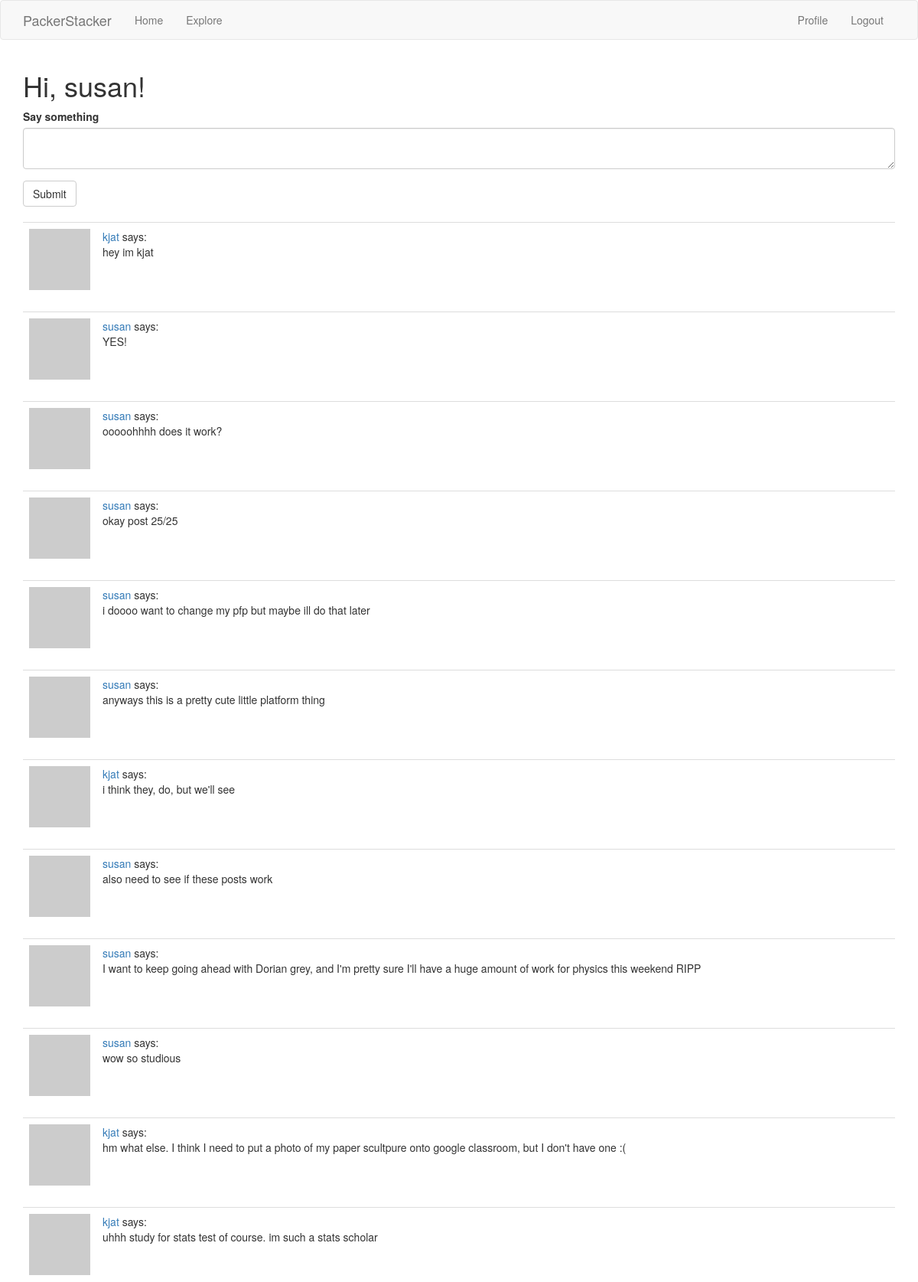
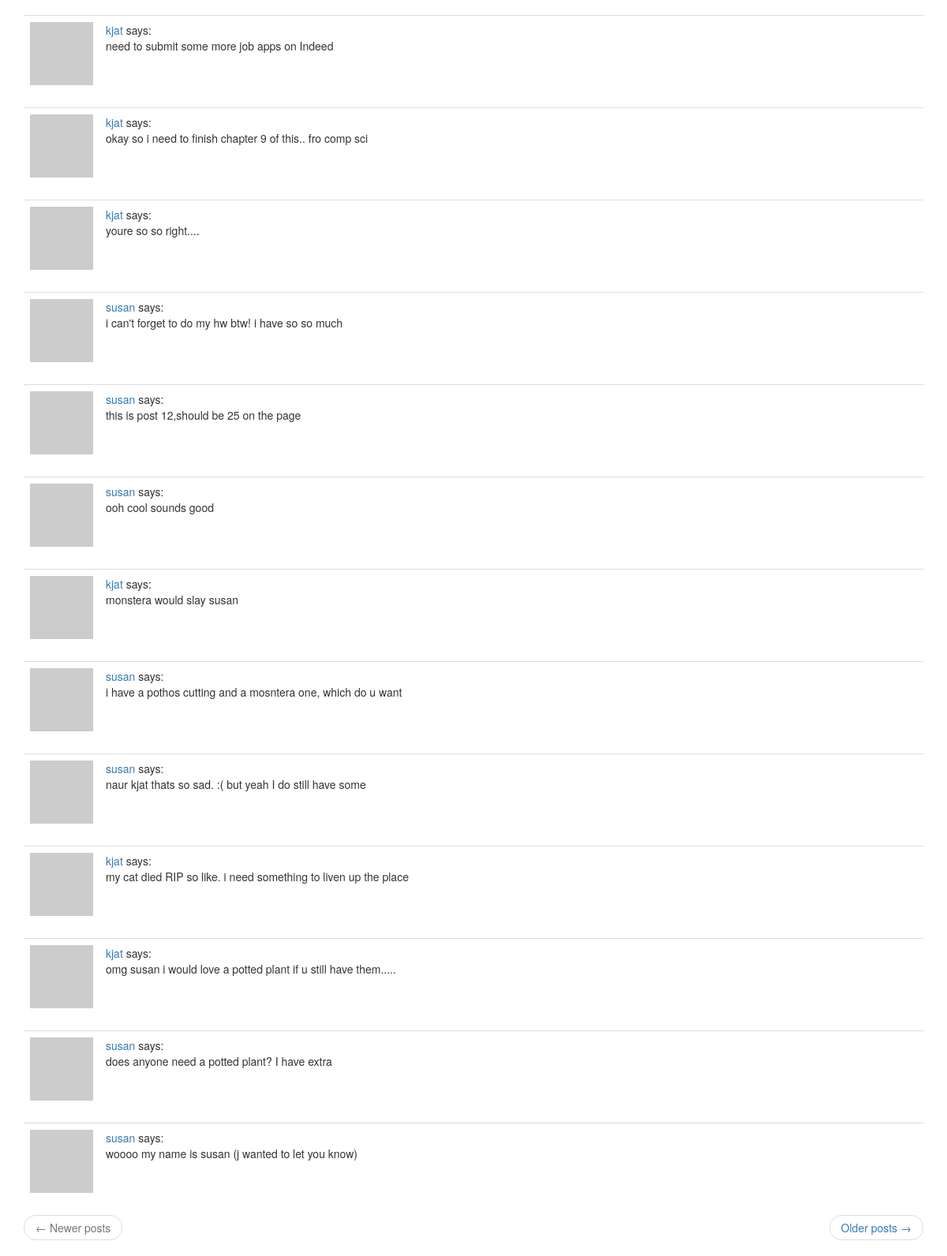
The app's page /index (signed in) with its own data (2 pictures, top to bottom).
### app/models.py (models this page shows, shortened)
class User(UserMixin, db.Model):
    id = db.Column(db.Integer, primary_key=True)
    username = db.Column(db.String(64), index=True, unique=True)
    email = db.Column(db.String(120), index=True, unique=True)
    password_hash = db.Column(db.String(128))
    posts = db.relationship('Post', backref='author', lazy='dynamic')
    about_me = db.Column(db.String(140))
    last_seen = db.Column(db.DateTime, default=datetime.utcnow)
    type = db.Column(db.Boolean())
    def avatar(self, size):
        digest = md5(self.email.lower().encode('utf-8')).hexdigest()
        return 'https://www.gravatar.com/avatar/{}?d=identicon&s={}'.format(digest, size)
    followed = db.relationship(
        'User', secondary=followers,
        primaryjoin=(followers.c.follower_id == id),
        secondaryjoin=(followers.c.followed_id == id),
        backref=db.backref('followers', lazy='dynamic'), lazy='dynamic')
    def followed_posts(self):
        followed = Post.query.join(
            followers, (followers.c.followed_id == Post.user_id)).filter(
                followers.c.follower_id == self.id)
        own = Post.query.filter_by(user_id=self.id)
        return followed.union(own).order_by(Post.timestamp.desc())

class Post(db.Model):
    id = db.Column(db.Integer, primary_key=True)
    body = db.Column(db.String(140))
    timestamp = db.Column(db.DateTime, index=True, default=datetime.utcnow)
    user_id = db.Column(db.Integer, db.ForeignKey('user.id'))

### app/routes.py (the view)
@app.route('/', methods=['GET', 'POST'])
@app.route('/index', methods=['GET', 'POST'])
@login_required
def index():
    form = PostForm()
    if form.validate_on_submit():
        post = Post(body=form.post.data, author=current_user)
        db.session.add(post)
        db.session.commit()
        flash('Your post is now live!')
        return redirect(url_for('index'))
    page = request.args.get('page', 1, type=int)
    posts = current_user.followed_posts().paginate(
        page=page, per_page=app.config['POSTS_PER_PAGE'], error_out=False)
    next_url = url_for('index', page=posts.next_num) \
        if posts.has_next else None
    prev_url = url_for('index', page=posts.prev_num) \
        if posts.has_prev else None
    return render_template('index.html', title='Home', form=form,
                           posts=posts.items, next_url=next_url,
                           prev_url=prev_url)

### app/forms.py
class PostForm(FlaskForm):
    post = TextAreaField('Say something', validators=[
        DataRequired(), Length(min=1, max=140)])
    submit = SubmitField('Submit')

### app/models.py (called while the page is built)
@login.user_loader
def load_user(id):
    return User.query.get(int(id))

### app/routes.py (called while the page is built)
@app.before_request
def before_request():
    if current_user.is_authenticated:
        current_user.last_seen = datetime.utcnow()
        db.session.commit()

### app/templates/index.html
{% extends "base.html" %}
{% import 'bootstrap/wtf.html' as wtf %}
{% block app_content %}
    <h1>Hi, {{ current_user.username }}!</h1>
    {% if form %}
    {{ wtf.quick_form(form) }}
    <br>
    {% endif %}
    {% for post in posts %}
        {% include '_post.html' %}
    {% endfor %}
    <nav aria-label="...">
        <ul class="pager">
            <li class="previous{% if not prev_url %} disabled{% endif %}">
                <a href="{{ prev_url or '#' }}">
                    <span aria-hidden="true">&larr;</span> Newer posts
                </a>
            </li>
            <li class="next{% if not next_url %} disabled{% endif %}">
                <a href="{{ next_url or '#' }}">
                    Older posts <span aria-hidden="true">&rarr;</span>
                </a>
            </li>
        </ul>
    </nav>
{% endblock %}

### app/templates/_post.html
<table class="table table-hover">
        <tr>
            <td width="70px">
                <a href="{{ url_for('user', username=post.author.username) }}">
                    <img src="{{ post.author.avatar(70) }}" />
                </a>
            </td>
            <td>
                <a href="{{ url_for('user', username=post.author.username) }}">
                    {{ post.author.username }}
                </a>
                says:
                <br>
                {{ post.body }}
            </td>
        </tr>
    </table>

### records on screen
User: username "susan"
Post: author.username "kjat", body "hey im kjat"
Post: author.username "susan", body "YES!"
Post: author.username "susan", body "ooooohhhh does it work?"
Post: author.username "susan", body "okay post 25/25"
Post: author.username "susan", body "i doooo want to change my pfp but maybe ill do that later"
Post: author.username "susan", body "anyways this is a pretty cute little platform thing"
Post: author.username "kjat", body "i think they, do, but we'll see"
Post: author.username "susan", body "also need to see if these posts work"
Post: author.username "susan", body "I want to keep going ahead with Dorian grey, and I'm pretty sure I'll have a huge amount of work for physics this weekend RIPP"
Post: author.username "susan", body "wow so studious"
Post: author.username "kjat", body "hm what else. I think I need to put a photo of my paper scultpure onto google classroom, but I don't have one :("
Post: author.username "kjat", body "uhhh study for stats test of course. im such a stats scholar"
Post: author.username "kjat", body "need to submit some more job apps on Indeed"
Post: author.username "kjat", body "okay so i need to finish chapter 9 of this.. fro comp sci"
Post: author.username "kjat", body "youre so so right...."
Post: author.username "susan", body "i can't forget to do my hw btw! i have so so much"
Post: author.username "susan", body "this is post 12,should be 25 on the page"
Post: author.username "susan", body "ooh cool sounds good"
Post: author.username "kjat", body "monstera would slay susan"
Post: author.username "susan", body "i have a pothos cutting and a mosntera one, which do u want"
Post: author.username "susan", body "naur kjat thats so sad. :( but yeah I do still have some"
Post: author.username "kjat", body "my cat died RIP so like. i need something to liven up the place"
Post: author.username "kjat", body "omg susan i would love a potted plant if u still have them....."
Post: author.username "susan", body "does anyone need a potted plant? I have extra"
Post: author.username "susan", body "woooo my name is susan (j wanted to let you know)"
